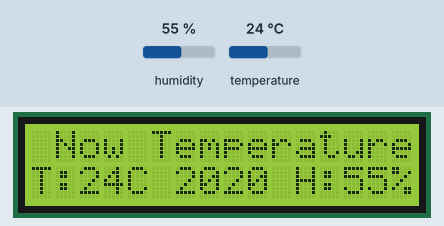
A sketch run on a simulated Arduino Uno, built with avr-gcc and run on an emulated ATmega328P. Parts: 16×2 character LCD. The test bench sets the inputs (shaded band); at power-on: humidity 55 %, temperature 24 °C. What the sketch prints to the serial monitor is not drawn.

Above: at 1.2 s.
1.3 s: humidity set to 22 %
At 3.6 s:
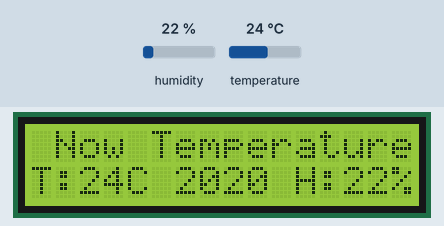
4.1 s: temperature set to 12 °C
At 5.2 s:
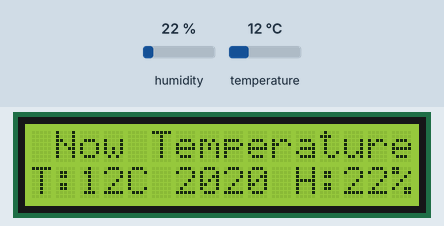
6.9 s: humidity set to 40 %
At 9.4 s:
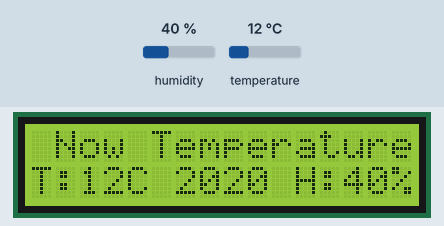
10.0 s: temperature set to 19 °C
At 10.9 s:
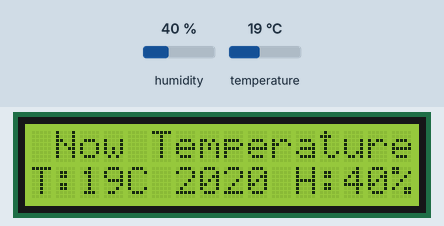
Timing chart, 0 to 13.0 s (numbered marks = the images above; inputs shaded):
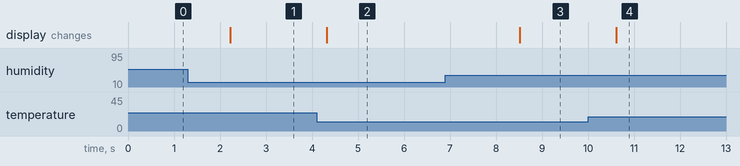

The sketch:

OUtside.ino
```cpp
#include <DHT.h>;
//I2C LCD:
#include <LiquidCrystal_I2C.h>
#include <Wire.h>

LiquidCrystal_I2C lcd(0x27,16,2); // set the LCD address to 0x27 for a 16 chars and 2 line display

//Constants
#define DHTPIN 6     // what pin we're connected to
#define DHTTYPE DHT11   // DHT 11
DHT dht(DHTPIN, DHTTYPE); //// Initialize DHT sensor for normal 16mhz Arduino

//Variables
//int chk;
int h;  //Stores humidity value
int t; //Stores temperature value

void setup()
{
    Serial.begin(9600);
    Serial.println("Temperature and Humidity Sensor Test");
    dht.begin();
    lcd.begin(); //initialize the lcd
    lcd.backlight(); //open the backlight
}

void loop()
{
    //Read data and store it to variables h (humidity) and t (temperature)
    // Reading temperature or humidity takes about 250 milliseconds!
    h = dht.readHumidity();
    t = dht.readTemperature();

    //Print temp and humidity values to serial monitor
    Serial.print("Humidity: ");
    Serial.print(h);
    Serial.print(" %, Temp: ");
    Serial.print(t);
    Serial.println(" ° Celsius");

// set the cursor to (0,0):
// print from 0 to 9:

    lcd.setCursor(0, 0);
    lcd.println(" Now Temperature ");

    lcd.setCursor(0, 1);
    lcd.print("T:");
    lcd.print(t);
    lcd.print("C");

    lcd.setCursor(6, 1);
    lcd.println("2020 ");

    lcd.setCursor(11, 1);
    lcd.print("H:");
    lcd.print(h);
    lcd.print("%");

  delay(1000); //Delay 1 sec.
}
```

Measured:
- after the input at 1.3 s, the display: changes after 0.92 s (image 1)
- after the input at 4.1 s, the display: changes after 0.22 s (image 2)
- after the input at 6.9 s, the display: changes after 1.6 s (image 3)
- after the input at 10.0 s, the display: changes after 0.61 s (image 4)
